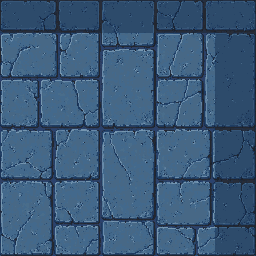
#> input picture tools/art/pieces/tiles256/floor_large_raw.png, 256 x 256 px
$ python gen_hd_floor_ceiling.py pieces/tiles256/floor_large_raw.png
#> lines starting #> are read from the running program, lines starting #| are printed output that depends on the picture
### tools/art/palette.py
"""The art palette: loads palette.json and checks that images stick to it.

    from palette import PAL
    PAL["stone_500"]        # -> (106, 98, 114)
    PAL.ramp("stone")       # -> list of RGB tuples, dark to light
    PAL.nearest((90, 90, 90))
    PAL.check(img, "wall.png")   # raises if any opaque pixel is off-palette
"""
import json
from pathlib import Path

HERE = Path(__file__).resolve().parent
PROJECT_ROOT = HERE.parent.parent
ART_DIR = PROJECT_ROOT / "art"  # res://art/


def hex_to_rgb(h):
    h = h.lstrip("#")
    return tuple(int(h[i:i + 2], 16) for i in (0, 2, 4))


class Palette:
    def __init__(self, data):
        self.name = data["name"]
        self.colors = {c["name"]: hex_to_rgb(c["hex"]) for c in data["colors"]}
        self.groups = {c["name"]: c["group"] for c in data["colors"]}
        self.names = list(self.colors)
        self.allowed = set(self.colors.values())
        self._ramps = data["ramps"]
        if len(self.allowed) != len(self.names):
            raise ValueError("palette.json has duplicate colours")

    @classmethod
    def load(cls, path=HERE / "palette.json"):
        return cls(json.loads(Path(path).read_text()))
#> (reads tools/art/palette.json from the repository)

    def __getitem__(self, name):
        return self.colors[name]

    def __len__(self):
        return len(self.names)

    def ramp(self, name):
        """Colours of a named ramp (stone, wood, rust, moss, bone, torch), dark to light."""
        return [self.colors[n] for n in self._ramps[name]]

    # [5 lines left out: function name_of, not called in this run]

    def nearest(self, rgb):
        """The palette colour closest to rgb (plain RGB distance)."""
        r, g, b = rgb[:3]
        return min(self.allowed, key=lambda c: (c[0] - r) ** 2 + (c[1] - g) ** 2 + (c[2] - b) ** 2)

    def snap(self, img):
        """Copy of an RGBA image with every opaque pixel moved to its nearest palette colour."""
        out = img.convert("RGBA")
        px = out.load()
        cache = {}
        for y in range(out.height):
            for x in range(out.width):
                r, g, b, a = px[x, y]
                if a:
                    c = cache.setdefault((r, g, b), self.nearest((r, g, b)))
                    px[x, y] = (*c, 255)
                else:
                    px[x, y] = (0, 0, 0, 0)
        return out

    def off_palette(self, img):
        """Set of RGB colours in the image's opaque pixels that are not in the palette."""
        rgba = img.convert("RGBA")
        px = rgba.load()
        bad = set()
        for y in range(rgba.height):
            for x in range(rgba.width):
                r, g, b, a = px[x, y]
                if a and (r, g, b) not in self.allowed:
                    bad.add((r, g, b))
        return bad

    def check(self, img, label="image"):
        bad = self.off_palette(img)
        if bad:
            shown = ", ".join("#%02x%02x%02x" % c for c in sorted(bad)[:6])
            raise ValueError(f"{label}: {len(bad)} colour(s) not in the palette, e.g. {shown}")


PAL = Palette.load()

### tools/art/artio.py
"""Saving art into the Godot project (res://art/...) and keeping imports crisp.

    save_png(img, "tiles/wall.png")        # -> <project>/art/tiles/wall.png
    save_png(img, "ui/frame.png", scale=2) # enlarged 2x first (each pixel becomes a 2x2 block)
    save_frames(images, order, animations, "slime")   # frames + sheet + JSON
"""
import json
import os
import re
from pathlib import Path

from PIL import Image

from palette import ART_DIR, PAL

# Godot import settings every pixel-art PNG should have: no mipmaps, no 3D auto-detect,
# lossless. (The editor creates a .import file with defaults the first time it sees a PNG.)
CRISP = {"mipmaps/generate": "false", "detect_3d/compress_to": "0", "compress/mode": "0"}


# Art that tools/art/import_pixellab.py has replaced (hand-made or PixelLab, not procedural) is
# listed in tools/art/imported.json. The generators must not overwrite it, so save_png skips those
# files (and says so). Set ART_OVERWRITE_IMPORTED=1, or pass `build_all.py --overwrite-imported`,
# to regenerate them anyway; `import_pixellab.py --restore` brings the procedural version back.
IMPORTED_MANIFEST = Path(__file__).resolve().parent / "imported.json"


# [6 lines left out: function imported_paths, not called in this run]


def is_protected(rel_path, root=None):
    """True if this file is imported art the generators must leave alone. Only ever true for the
    real art folder (a `root` override, used by tests, is never protected)."""
    if root is not None or os.environ.get("ART_OVERWRITE_IMPORTED"):
        return False
    return str(rel_path).replace("\\", "/") in imported_paths()


# [7 lines left out: function world_scale, not called in this run]


def save_png(img, rel_path, check=True, root=None, scale=1):
    """Save an image under res://art/<rel_path>, creating folders as needed. Raises if
    any opaque pixel is off-palette (pass check=False only for deliberate exceptions).
    `root` overrides the art folder (used by tests). `scale` enlarges the image by that
    whole number first, nearest-neighbour, so the art is drawn once on a small logical grid
    and every logical pixel becomes a scale x scale block (UI art uses 2: the same pixel
    size as the 3D view, which is rendered small and shown at 2x)."""
    dest = (root or ART_DIR) / rel_path
    if is_protected(rel_path, root):
        print(f"    kept imported art: {rel_path}")
        return dest
    if scale != 1:
        img = img.resize((img.width * scale, img.height * scale), Image.NEAREST)
    if check:
        PAL.check(img, str(rel_path))
    dest.parent.mkdir(parents=True, exist_ok=True)
    img.save(dest)
    return dest


# [53 lines left out: functions save_frames, save_sheet_info, patch_imports, not called in this run]

### tools/art/gen_hd_floor_ceiling.py
"""The 256x256 floor and ceiling (hires-720 branch) from PixelLab pieces in tools/art/pieces/tiles256/.

floor.png / ceiling.png are the raw PixelLab pictures (blue-grey, too bright for the game). The floor is re-toned the way gen_wall_decor does
for the stone variants: every pixel is ranked by brightness and given the colour of the same rank in floor_tone_ref.png (the old 128 floor), so
the structure is the new picture's but the grey and the light and dark balance are the old floor's. The ceiling is the picture ranked onto a dim
grey ramp (the raw one is purple), so the beams and stones show but it stays dark.

    python tools/art/gen_hd_floor_ceiling.py [--ceiling-gain 1.0]
"""
import os
import sys
from pathlib import Path

import numpy as np
from PIL import Image

from artio import save_png
from palette import PAL

PIECES = Path(__file__).parent / "pieces" / "tiles256"


def lum(rgb):
    return 0.2126 * rgb[..., 0] + 0.7152 * rgb[..., 1] + 0.0722 * rgb[..., 2]


def rank_tone(img, ref):
    a = np.asarray(img.convert("RGB"), dtype=np.float64)
    order = np.argsort(lum(a).reshape(-1), kind="stable")
    r = np.asarray(ref.convert("RGB"))
    ref_sorted = r.reshape(-1, 3)[np.argsort(lum(r.astype(np.float64)).reshape(-1), kind="stable")]
    idx = (np.arange(order.size) * (ref_sorted.shape[0] - 1) / max(1, order.size - 1)).astype(int)
    out = np.zeros((order.size, 3), np.uint8)
    out[order] = ref_sorted[idx]
    return Image.fromarray(out.reshape(a.shape[0], a.shape[1], 3), "RGB").convert("RGBA")


def mirror_tile(img, box=(28, 28, 156, 156)):
    """A seamless 256x256 tile from the clean middle of a PixelLab picture (its own edges are dark bands, so it does not tile): crop a 128x128
    region and lay it out four times, mirrored, so every edge matches by construction. Pixels are not scaled."""
#> called with box = (28, 28, 156, 156)
    c = img.crop(box)
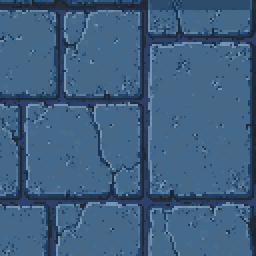
#> c: PIL image 128x128 RGB (shown 2 times larger); mean R, G, B 63.2, 94.9, 126.4
    w, h = c.size
#> w = 128; h = 128
    out = Image.new(img.mode, (2 * w, 2 * h))
#> out: PIL image 256x256 RGB; every value is 0
    out.paste(c, (0, 0))
    out.paste(c.transpose(Image.FLIP_LEFT_RIGHT), (w, 0))
    out.paste(c.transpose(Image.FLIP_TOP_BOTTOM), (0, h))
    out.paste(c.transpose(Image.FLIP_LEFT_RIGHT).transpose(Image.FLIP_TOP_BOTTOM), (w, h))
    return out


def build(ceiling_gain=1.0):
    os.environ["ART_OVERWRITE_IMPORTED"] = "1"  # floor.png and ceiling.png are listed as imported art; this replaces them on purpose.
    large = PIECES / "floor_large_raw.png"  # Big slabs (seed 8002); the older small-stone floor.png is used if this is missing.
    if large.exists():
        source = mirror_tile(Image.open(large).convert("RGB"))
    else:
        source = Image.open(PIECES / "floor.png")
    floor = rank_tone(source, Image.open(PIECES / "floor_tone_ref.png"))
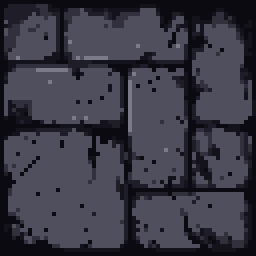
#> input picture tools/art/pieces/tiles256/floor_tone_ref.png, 128 x 128 px (shown 2 times larger)
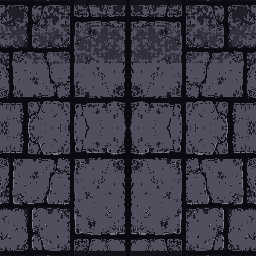
#> floor: PIL image 256x256 RGBA; mean R, G, B, A 57.4, 56.4, 68.6, 255
    # The ceiling: ranked onto a dim ramp (ink, stone 900/800/700 in 30/30/25/15 %), so its beams and stones show but it stays as dark as a ceiling
    # in a torch-lit dungeon should; `ceiling_gain` stretches the ramp (1 = as dark as that, 2 = brighter).
    ramp = [("ink", 30), ("stone_900", 30), ("stone_800", 25), ("stone_700", 15)]
    strip = []
    for name, pct in ramp:
        strip += [PAL[name]] * pct
    ref = Image.new("RGB", (len(strip), 1))
    for i, c in enumerate(strip):
        ref.putpixel((i, 0), tuple(min(255, int(v * ceiling_gain)) for v in c[:3]))
    ceiling = PAL.snap(rank_tone(Image.open(PIECES / "ceiling.png"), ref))
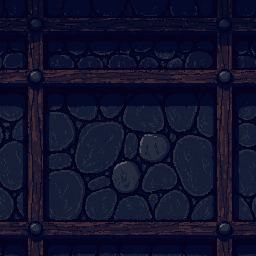
#> input picture tools/art/pieces/tiles256/ceiling.png, 256 x 256 px
#> in rank_tone (call 2), `a = np.asarray(img.convert("RGB"), dtype=np.float64)`:
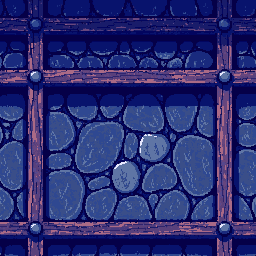
#> a: shape (256, 256, 3) float64; mean R, G, B 16.8, 18, 43.3; drawn with min black and max white
#> in lum (call 3), `return 0.2126 * rgb[..., 0] + 0.7152 * rgb[..., 1] + 0.0722 * rgb[...,..`:
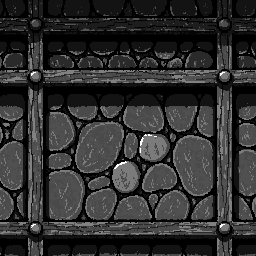
#> returned value: shape (256, 256) float64; min 4.3, max 85.58, mean 19.5; drawn with min black and max white
#> in snap, `out = img.convert("RGBA")`:
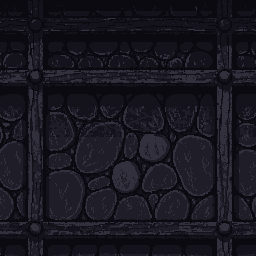
#> out: PIL image 256x256 RGBA; mean R, G, B, A 24.2, 23.2, 31.6, 255
    return [save_png(PAL.snap(floor), "tiles/floor.png"), save_png(ceiling, "tiles/ceiling.png")]


if __name__ == "__main__":
    gain = float(sys.argv[sys.argv.index("--ceiling-gain") + 1]) if "--ceiling-gain" in sys.argv else 1.0
    for p in build(gain):
        print(p)
